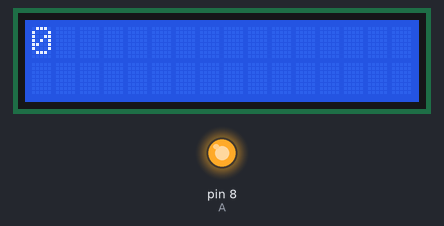
This sketch was run on a simulated Arduino Uno, built with avr-gcc and run on an emulated ATmega328P. Shown: 16×2 character LCD, output pins drawn as LEDs (lit = HIGH).

Above: at 0.1 s.
At 1.1 s:
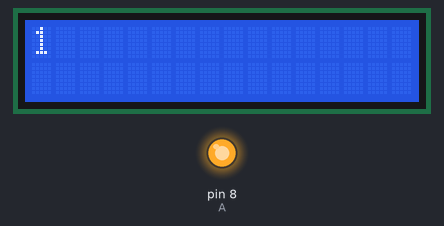
At 2.1 s:
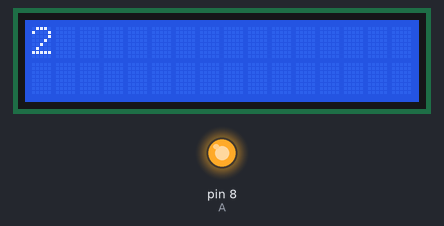
At 4.1 s:
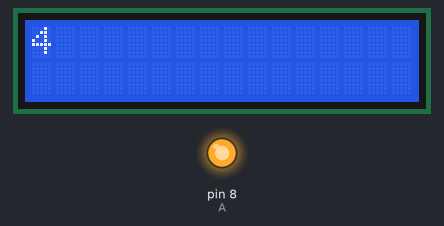
Timing chart, 0 to 5.6 s (numbered marks = the images above):
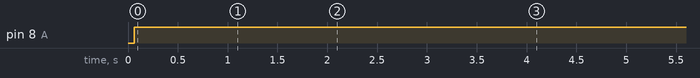

Measured:
- by itself, pin 8 (A): LOW → HIGH at 0.06 s
- what the display in image 1 shows lasts 1.0 s, from 1.0 s to 2.0 s

The sketch:

dcdisplay_millis.ino
```cpp
#include <LiquidCrystal.h>

LiquidCrystal lcd(12, 11, 5, 4, 3, 2);

int A=8;


void setup() {
 lcd.begin(16,2);
pinMode(A,OUTPUT);
}

void loop() {
  while (millis()<5000){

     lcd.setCursor(0,0);
 lcd.print(millis()/1000);
    digitalWrite(A,HIGH);

    }
delay(200);

}
```
